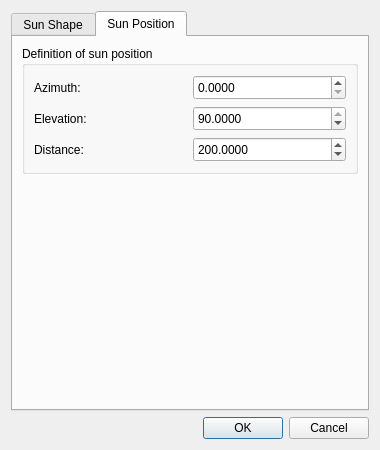
<?xml version="1.0" encoding="UTF-8"?>
<ui version="4.0">
 <class>LightDialog</class>
 <widget class="QDialog" name="LightDialog">
  <property name="geometry">
   <rect>
    <x>0</x>
    <y>0</y>
    <width>380</width>
    <height>450</height>
   </rect>
  </property>
  <property name="sizePolicy">
   <sizepolicy hsizetype="Preferred" vsizetype="Preferred">
    <horstretch>0</horstretch>
    <verstretch>0</verstretch>
   </sizepolicy>
  </property>
  <property name="maximumSize">
   <size>
    <width>380</width>
    <height>450</height>
   </size>
  </property>
  <property name="windowTitle">
   <string>Define Sun Light</string>
  </property>
  <layout class="QVBoxLayout" name="verticalLayout">
   <item>
    <widget class="QTabWidget" name="tabWidget">
     <property name="sizePolicy">
      <sizepolicy hsizetype="Expanding" vsizetype="Expanding">
       <horstretch>0</horstretch>
       <verstretch>0</verstretch>
      </sizepolicy>
     </property>
     <property name="currentIndex">
      <number>1</number>
     </property>
     <widget class="QWidget" name="sunShapeTab">
      <attribute name="title">
       <string>Sun Shape</string>
      </attribute>
      <layout class="QVBoxLayout" name="verticalLayout_2">
       <item>
        <widget class="QGroupBox" name="sunshapeBox">
         <property name="title">
          <string>Sun Shape</string>
         </property>
         <layout class="QGridLayout" name="gridLayout">
          <item row="0" column="0">
           <widget class="QLabel" name="sunshapeLabel">
            <property name="text">
             <string>Sunshape Type:</string>
            </property>
           </widget>
          </item>
          <item row="0" column="1">
           <widget class="QComboBox" name="sunshapeCombo">
            <property name="minimumSize">
             <size>
              <width>0</width>
              <height>25</height>
             </size>
            </property>
           </widget>
          </item>
          <item row="1" column="1">
           <widget class="QFrame" name="sunshapeParametersFrame">
            <property name="frameShape">
             <enum>QFrame::StyledPanel</enum>
            </property>
            <property name="frameShadow">
             <enum>QFrame::Raised</enum>
            </property>
           </widget>
          </item>
         </layout>
        </widget>
       </item>
       <item>
        <widget class="QGroupBox" name="apertureBox">
         <property name="title">
          <string>Input Aperture</string>
         </property>
         <layout class="QGridLayout" name="gridLayout_2">
          <item row="0" column="0">
           <widget class="QLabel" name="shapeLabel">
            <property name="text">
             <string>Shape Type:</string>
            </property>
           </widget>
          </item>
          <item row="0" column="1">
           <widget class="QComboBox" name="shapeCombo">
            <property name="minimumSize">
             <size>
              <width>0</width>
              <height>25</height>
             </size>
            </property>
           </widget>
          </item>
          <item row="1" column="1">
           <widget class="QFrame" name="shapeParametersFrame">
            <property name="frameShape">
             <enum>QFrame::StyledPanel</enum>
            </property>
            <property name="frameShadow">
             <enum>QFrame::Raised</enum>
            </property>
           </widget>
          </item>
         </layout>
        </widget>
       </item>
      </layout>
     </widget>
     <widget class="QWidget" name="sunPositionTab">
      <attribute name="title">
       <string>Sun Position</string>
      </attribute>
      <layout class="QVBoxLayout" name="verticalLayout_3">
       <item>
        <widget class="QGroupBox" name="groupBox">
         <property name="title">
          <string>Definition of sun position</string>
         </property>
         <layout class="QGridLayout" name="gridLayout_3">
          <item row="0" column="0">
           <widget class="QLabel" name="azimuthLabel">
            <property name="text">
             <string>Azimuth:</string>
            </property>
           </widget>
          </item>
          <item row="0" column="1">
           <widget class="QDoubleSpinBox" name="azimuthSpin">
            <property name="sizePolicy">
             <sizepolicy hsizetype="Preferred" vsizetype="Fixed">
              <horstretch>0</horstretch>
              <verstretch>0</verstretch>
             </sizepolicy>
            </property>
            <property name="minimumSize">
             <size>
              <width>0</width>
              <height>25</height>
             </size>
            </property>
            <property name="maximumSize">
             <size>
              <width>16777215</width>
              <height>16777215</height>
             </size>
            </property>
            <property name="decimals">
             <number>4</number>
            </property>
            <property name="maximum">
             <double>360.000000000000000</double>
            </property>
           </widget>
          </item>
          <item row="1" column="0">
           <widget class="QLabel" name="elevationLabel">
            <property name="text">
             <string>Elevation:</string>
            </property>
           </widget>
          </item>
          <item row="1" column="1">
           <widget class="QDoubleSpinBox" name="elevationSpin">
            <property name="sizePolicy">
             <sizepolicy hsizetype="Preferred" vsizetype="Fixed">
              <horstretch>0</horstretch>
              <verstretch>0</verstretch>
             </sizepolicy>
            </property>
            <property name="minimumSize">
             <size>
              <width>0</width>
              <height>25</height>
             </size>
            </property>
            <property name="decimals">
             <number>4</number>
            </property>
            <property name="minimum">
             <double>-90.000000000000000</double>
            </property>
            <property name="maximum">
             <double>90.000000000000000</double>
            </property>
            <property name="value">
             <double>90.000000000000000</double>
            </property>
           </widget>
          </item>
          <item row="2" column="0">
           <widget class="QLabel" name="distanceLabel">
            <property name="text">
             <string>Distance:</string>
            </property>
           </widget>
          </item>
          <item row="2" column="1">
           <widget class="QDoubleSpinBox" name="distanceSpin">
            <property name="sizePolicy">
             <sizepolicy hsizetype="Preferred" vsizetype="Fixed">
              <horstretch>0</horstretch>
              <verstretch>0</verstretch>
             </sizepolicy>
            </property>
            <property name="minimumSize">
             <size>
              <width>0</width>
              <height>25</height>
             </size>
            </property>
            <property name="decimals">
             <number>4</number>
            </property>
            <property name="maximum">
             <double>999999999.000000000000000</double>
            </property>
            <property name="value">
             <double>200.000000000000000</double>
            </property>
           </widget>
          </item>
         </layout>
        </widget>
       </item>
       <item>
        <spacer name="verticalSpacer">
         <property name="orientation">
          <enum>Qt::Vertical</enum>
         </property>
         <property name="sizeHint" stdset="0">
          <size>
           <width>20</width>
           <height>40</height>
          </size>
         </property>
        </spacer>
       </item>
      </layout>
     </widget>
    </widget>
   </item>
   <item>
    <widget class="QDialogButtonBox" name="buttonBox">
     <property name="orientation">
      <enum>Qt::Horizontal</enum>
     </property>
     <property name="standardButtons">
      <set>QDialogButtonBox::Cancel|QDialogButtonBox::Ok</set>
     </property>
    </widget>
   </item>
  </layout>
 </widget>
 <resources/>
 <connections>
  <connection>
   <sender>buttonBox</sender>
   <signal>accepted()</signal>
   <receiver>LightDialog</receiver>
   <slot>accept()</slot>
   <hints>
    <hint type="sourcelabel">
     <x>248</x>
     <y>254</y>
    </hint>
    <hint type="destinationlabel">
     <x>157</x>
     <y>274</y>
    </hint>
   </hints>
  </connection>
  <connection>
   <sender>buttonBox</sender>
   <signal>rejected()</signal>
   <receiver>LightDialog</receiver>
   <slot>reject()</slot>
   <hints>
    <hint type="sourcelabel">
     <x>316</x>
     <y>260</y>
    </hint>
    <hint type="destinationlabel">
     <x>286</x>
     <y>274</y>
    </hint>
   </hints>
  </connection>
 </connections>
</ui>
